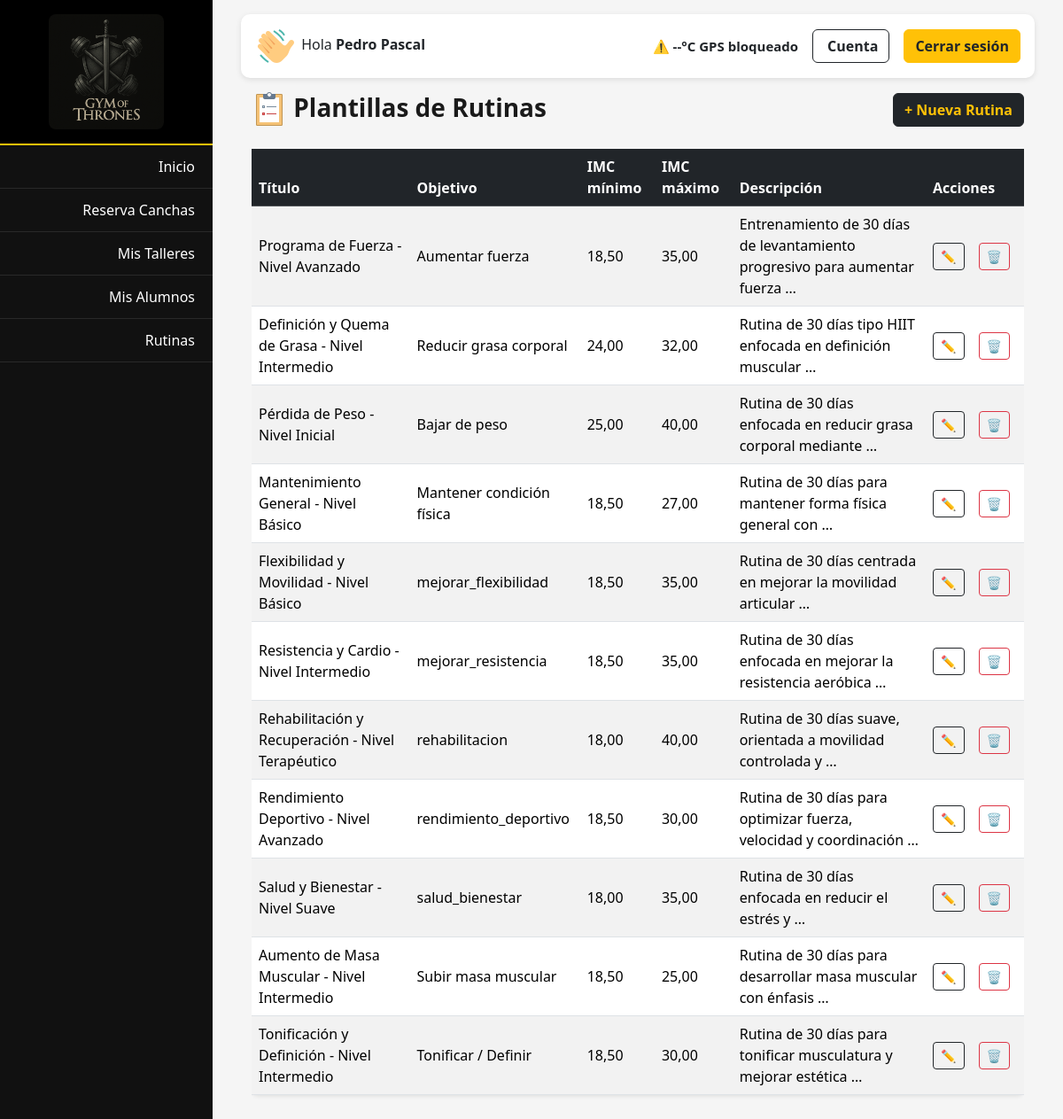
The app's page /rutinas/profesor/rutinas/ (signed in), older data.
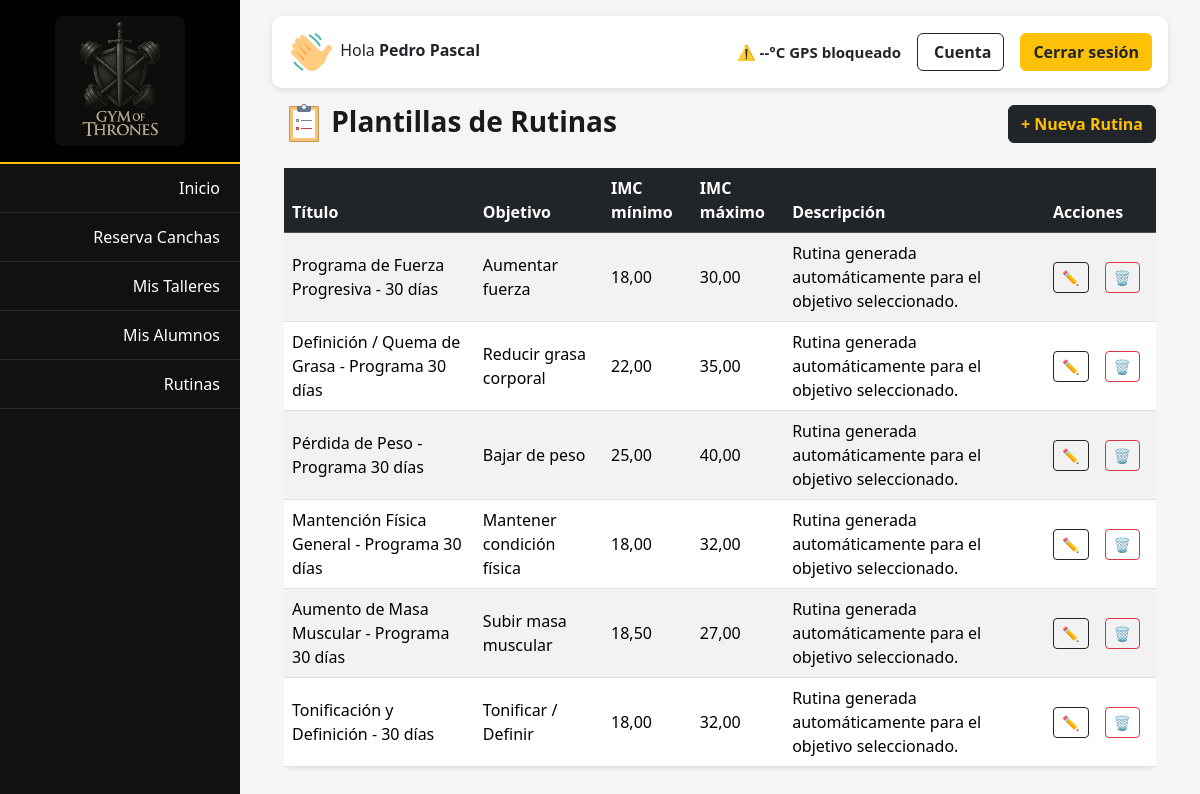
The same page, newer data.
### apps/rutinas/models.py (models this page shows, shortened)
class RutinaBase(models.Model):
    objetivos_choices = [
        ('bajar_peso', 'Bajar de peso'),
        ('subir_masa', 'Subir masa muscular'),
        ('bajar_grasa', 'Reducir grasa corporal'),
        ('mantener', 'Mantener condición física'),
        ('aumentar_fuerza', 'Aumentar fuerza'),
        ('tonificar', 'Tonificar / Definir'),
    ]
    titulo = models.CharField(max_length=100)
    descripcion = models.TextField(blank=True, null=True)
    objetivo = models.CharField(max_length=40, choices=objetivos_choices)
    imc_min = models.DecimalField(max_digits=5, decimal_places=2)
    imc_max = models.DecimalField(max_digits=5, decimal_places=2)
    contenido = models.TextField()

### apps/rutinas/views.py (the view)
# urls.py: path('profesor/rutinas/', views.lista_rutinas, name='lista_rutinas'),
@login_required
@user_passes_test(es_profesor)
def lista_rutinas(request):
    rutinas = RutinaBase.objects.all().order_by('objetivo', 'imc_min')
    return render(request, 'rutinas/lista_rutinas.html', {'rutinas': rutinas})

### apps/rutinas/views.py (called while the page is built)
def es_profesor(user):
    return user.is_authenticated and user.rol == 'profesor'

### templates/rutinas/lista_rutinas.html (shortened to what this page needs)
{% extends 'core/base_dashboard.html' %}
{% load static %}
{% block content %}
<div class="container mt-4">
  <div class="d-flex justify-content-between align-items-center mb-4">
    <h3 class="fw-bold mb-0">
      <img src="{% static 'img/planes.png' %}" alt="icono de pesas"> Plantillas de Rutinas
    </h3>
    <a href="{% url 'crear_rutina' %}" class="btn btn-dark text-warning fw-bold">
      + Nueva Rutina
    </a>
  </div>
  <div class="table-responsive">
    <table class="table table-striped align-middle shadow-sm">
      <thead class="table-dark">
        <tr>
          <th>Título</th>
          <th>Objetivo</th>
          <th>IMC mínimo</th>
          <th>IMC máximo</th>
          <th>Descripción</th>
          <th>Acciones</th>
        </tr>
      </thead>
      <tbody>
        {% for rutina in rutinas %}
        <tr>
          <td>{{ rutina.titulo }}</td>
          <td>{{ rutina.get_objetivo_display }}</td>
          <td>{{ rutina.imc_min }}</td>
          <td>{{ rutina.imc_max }}</td>
          <td>{{ rutina.descripcion|truncatewords:10 }}</td>
          <td class="text-center">
          <div class="d-flex gap-2 justify-content-center">
              <a href="{% url 'editar_rutina' rutina.id %}"
                  class="btn btn-outline-dark btn-sm me-2"
                  title="Editar">
                  ✏️
              </a>
              <a href="{% url 'eliminar_rutina' rutina.id %}"
                  class="btn btn-outline-danger btn-sm me-2 eliminar-rutina"
                  title="Eliminar">
                  🗑️
              </a>
          </div>
      </td>
        </tr>
        {% empty %}
        <tr>
          <td colspan="6" class="text-center py-3 text-muted">
            No hay rutinas base registradas.
          </td>
        </tr>
        {% endfor %}
      </tbody>
    </table>
  </div>
</div>
{% endblock %}

Row changes from the older to the newer data that the page shows:
removed RutinaBase: titulo "Programa de Fuerza - Nivel Avanzado", objetivo "Aumentar fuerza", imc_min "18,50", imc_max "35,00", descripcion "Entrenamiento de 30 días de levantamiento progresivo para aumentar fuerza …"
removed RutinaBase: titulo "Definición y Quema de Grasa - Nivel Intermedio", objetivo "Reducir grasa corporal", imc_min "24,00", imc_max "32,00", descripcion "Rutina de 30 días tipo HIIT enfocada en definición muscular …"
removed RutinaBase: titulo "Pérdida de Peso - Nivel Inicial", objetivo "Bajar de peso", imc_min "25,00", imc_max "40,00", descripcion "Rutina de 30 días enfocada en reducir grasa corporal mediante …"
removed RutinaBase: titulo "Mantenimiento General - Nivel Básico", objetivo "Mantener condición física", imc_min "18,50", imc_max "27,00", descripcion "Rutina de 30 días para mantener forma física general con …"
removed RutinaBase: titulo "Flexibilidad y Movilidad - Nivel Básico", objetivo "mejorar_flexibilidad", imc_min "18,50", imc_max "35,00", descripcion "Rutina de 30 días centrada en mejorar la movilidad articular …"
removed RutinaBase: titulo "Resistencia y Cardio - Nivel Intermedio", objetivo "mejorar_resistencia", imc_min "18,50", imc_max "35,00", descripcion "Rutina de 30 días enfocada en mejorar la resistencia aeróbica …"
removed RutinaBase: titulo "Rehabilitación y Recuperación - Nivel Terapéutico", objetivo "rehabilitacion", imc_min "18,00", imc_max "40,00", descripcion "Rutina de 30 días suave, orientada a movilidad controlada y …"
removed RutinaBase: titulo "Rendimiento Deportivo - Nivel Avanzado", objetivo "rendimiento_deportivo", imc_min "18,50", imc_max "30,00", descripcion "Rutina de 30 días para optimizar fuerza, velocidad y coordinación …"
removed RutinaBase: titulo "Salud y Bienestar - Nivel Suave", objetivo "salud_bienestar", imc_min "18,00", imc_max "35,00", descripcion "Rutina de 30 días enfocada en reducir el estrés y …"
removed RutinaBase: titulo "Aumento de Masa Muscular - Nivel Intermedio", objetivo "Subir masa muscular", imc_min "18,50", imc_max "25,00", descripcion "Rutina de 30 días para desarrollar masa muscular con énfasis …"
removed RutinaBase: titulo "Tonificación y Definición - Nivel Intermedio", objetivo "Tonificar / Definir", imc_min "18,50", imc_max "30,00", descripcion "Rutina de 30 días para tonificar musculatura y mejorar estética …"
added RutinaBase: titulo "Programa de Fuerza Progresiva - 30 días", objetivo "Aumentar fuerza", imc_min "18,00", imc_max "30,00", descripcion "Rutina generada automáticamente para el objetivo seleccionado."
added RutinaBase: titulo "Definición / Quema de Grasa - Programa 30 días", objetivo "Reducir grasa corporal", imc_min "22,00", imc_max "35,00", descripcion "Rutina generada automáticamente para el objetivo seleccionado."
added RutinaBase: titulo "Pérdida de Peso - Programa 30 días", objetivo "Bajar de peso", imc_min "25,00", imc_max "40,00", descripcion "Rutina generada automáticamente para el objetivo seleccionado."
added RutinaBase: titulo "Mantención Física General - Programa 30 días", objetivo "Mantener condición física", imc_min "18,00", imc_max "32,00", descripcion "Rutina generada automáticamente para el objetivo seleccionado."
added RutinaBase: titulo "Aumento de Masa Muscular - Programa 30 días", objetivo "Subir masa muscular", imc_min "18,50", imc_max "27,00", descripcion "Rutina generada automáticamente para el objetivo seleccionado."
added RutinaBase: titulo "Tonificación y Definición - 30 días", objetivo "Tonificar / Definir", imc_min "18,00", imc_max "32,00", descripcion "Rutina generada automáticamente para el objetivo seleccionado."
